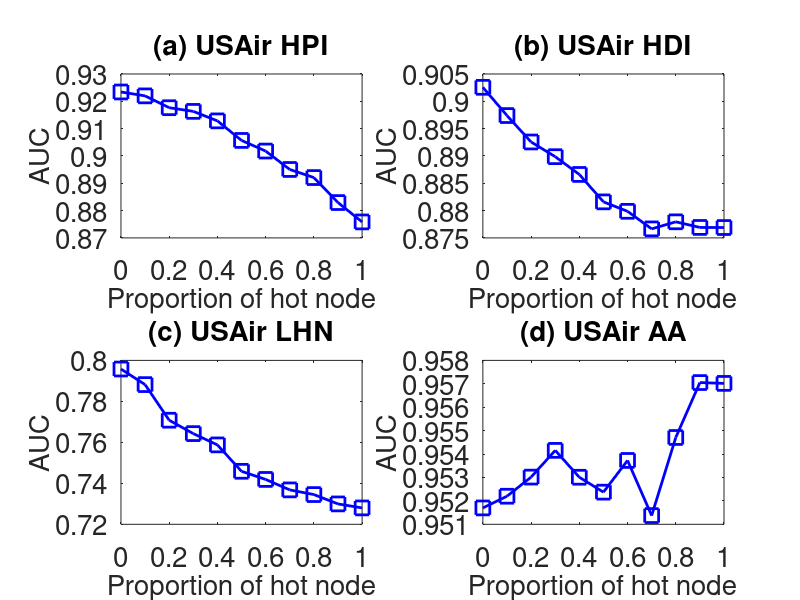

MATLAB code to generate this figure:
subplot(2,2,1);
x=0:0.1:1;
y=[0.9234133
0.9219859
0.9176538
0.916311
0.9128343
0.9056762
0.9017889
0.895045
0.8920849
0.8829384
0.8758472
];
plot(x,y,'-bs','LineWidth',2,'MarkerSize',10);
set(gca,'FontSize',20);
xlabel('Proportion of hot node','fontsize',20);
ylabel('AUC','fontsize',20);
title('(a) USAir HPI','fontsize',20);

subplot(2,2,2);
x=0:0.1:1;
y=[0.9025589
0.8973913
0.8925561
0.889865
0.8866139
0.8815924
0.8798655
0.8766507
0.8779421
0.8769141
0.876898
];
plot(x,y,'-bs','LineWidth',2,'MarkerSize',10);
set(gca,'FontSize',20);
xlabel('Proportion of hot node','fontsize',20);
ylabel('AUC','fontsize',20);
title('(b) USAir HDI','fontsize',20);

subplot(2,2,3);
x=0:0.1:1;
y=[0.7957865
0.7881824
0.7708017
0.7642645
0.7587563
0.7458739
0.7419023
0.736795
0.7345167
0.7299511
0.7279982
];
plot(x,y,'-bs','LineWidth',2,'MarkerSize',10);
set(gca,'FontSize',20);
xlabel('Proportion of hot node','fontsize',20);
ylabel('AUC','fontsize',20);
title('(c) USAir LHN','fontsize',20);


subplot(2,2,4);
x=0:0.1:1;
y=[0.9516998
0.9521992
0.953016
0.9541574
0.9530097
0.952373
0.953727
0.9513725
0.9547076
0.957053
0.9570177
];
plot(x,y,'-bs','LineWidth',2,'MarkerSize',10);
set(gca,'FontSize',20);
xlabel('Proportion of hot node','fontsize',20);
ylabel('AUC','fontsize',20);
title('(d) USAir AA','fontsize',20);
